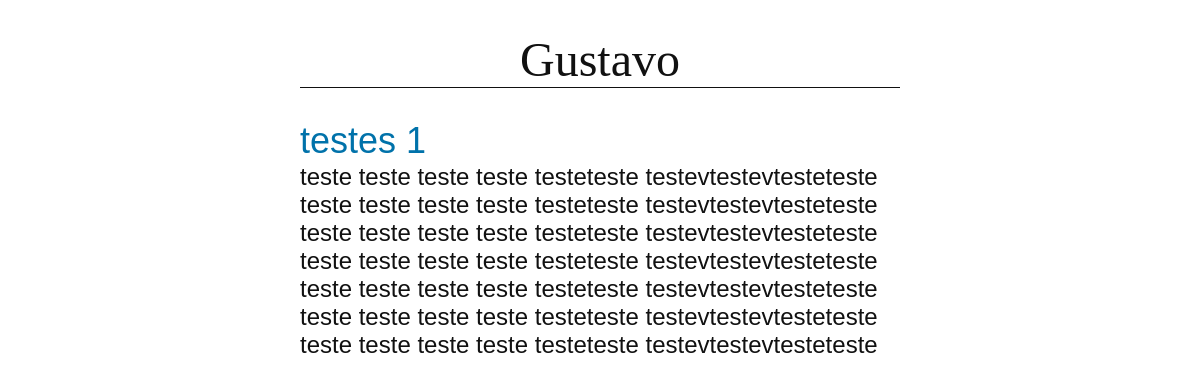
Screenshot of /blog/teste-1django/ with the database file from the repository.
### blog/models.py (models this page shows, shortened)
class Post(models.Model):
    title = models.CharField(max_length=255)
    slug = models.SlugField(max_length=255, unique=True)
    author = models.ForeignKey(User, on_delete=models.CASCADE)
    body = models.TextField()
    created = models.DateTimeField(auto_now_add=True)
    update = models.DateTimeField(auto_now=True)

### blog/views.py (the view)
# urls.py: path("<slug:slug>/", views.PostDetailView.as_view(), name="detail"),
class PostDetailView(DetailView):
    model=Post

### blog/templates/blog/post_detail.html (shortened to what this page needs)
{%extends "blog/base.html"%}
{%block content%}
<h2>{{post.title}}</h2>
{{post.body}}
{%endblock%}

### blog/templates/blog/base.html (shortened to what this page needs)
{%load static%}
<!DOCTYPE html>
<head>
    <link href="{%static 'css/blog.css'%}" rel="stylesheet">
</head>
<body>
    <h1>Gustavo</h1>
    <main>
        {%block content%}
        {%endblock%}
    </main>
</body>

### blog/static/css/blog.css (style rules this page uses)
body { margin: 0 25%; font-family: sans-serif; font-size: 1.5rem; color: #111111; }
h1 { text-align: center; font-family: serif; font-weight: normal; border-bottom: 1px solid; }
h2 { color: #0072aa; font-weight: normal; margin-bottom: 1px; }

### rows the page displays
Post: title "testes 1", body "teste teste teste teste testeteste testevtestevtesteteste teste teste teste teste testeteste testevtestevtesteteste teste teste teste teste testeteste testevtestevtesteteste teste teste teste teste testeteste testevtestevtesteteste teste teste teste teste testeteste testevtestevtesteteste teste teste teste teste testeteste testevtestevtesteteste teste teste teste teste testeteste testevtestevtesteteste"
